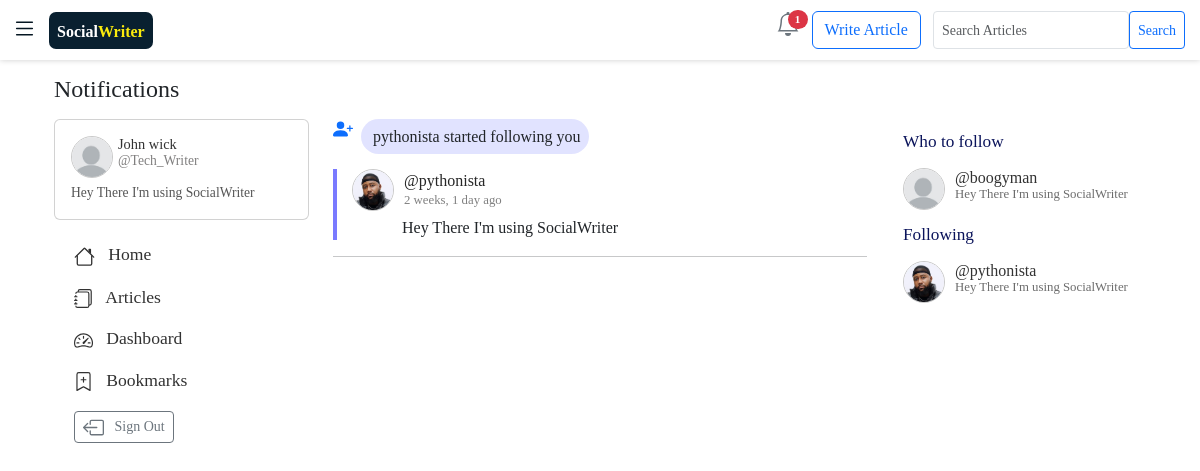
Page /notifications/ (signed in) on the earlier database version.
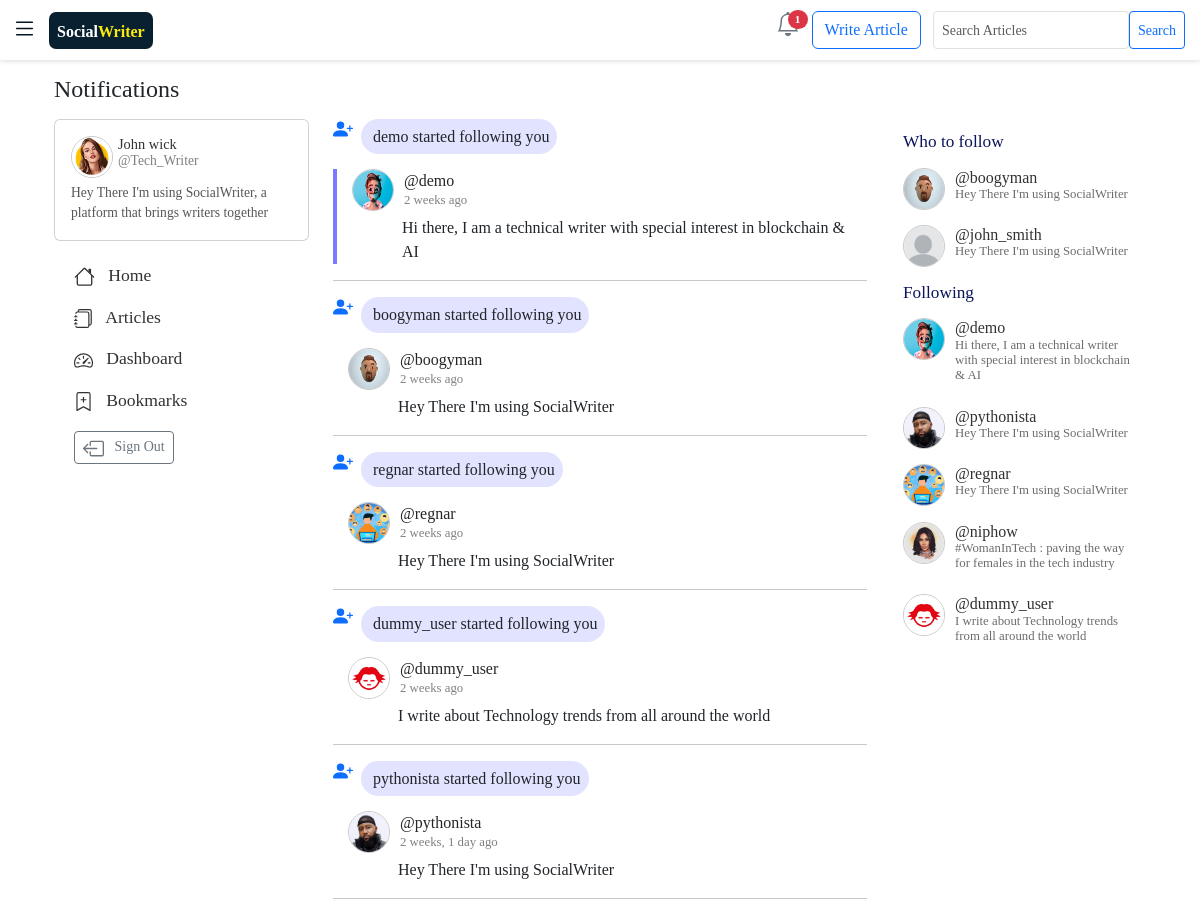
Same page on the later database version.
### users/models.py (models this page shows, shortened)
class Profile(models.Model):
    name = models.OneToOneField(User, on_delete=models.CASCADE ,default=1 ) # this has the username inside
    bio = models.CharField(max_length=150,blank=True, default="Hey There I'm using SocialWriter ")
    avatar = models.ImageField(null=True, upload_to="blogyapp/images/profiles_img", default="default.jpg")
    following = models.ManyToManyField(User,related_name="following", blank=True)
    followers = models.IntegerField(default=0)
    date_created = models.DateTimeField(auto_now=True)
    liked_articles = models.ManyToManyField("blogyapp.Entry",related_name="liked_articles", blank=True)
    bookmarked_articles = models.ManyToManyField("blogyapp.Entry",related_name="bookmarked_articles", blank=True)
    twitter_link = models.URLField(blank=True, null=True)
    linkedin_link = models.URLField(blank=True, null=True)
    personal_link = models.URLField(blank=True, null=True)
    class Meta:
        ordering = ["-date_created"]

### blogyapp/models.py (models this page shows, shortened)
class Notification(models.Model):
     profile = models.ForeignKey(Profile,on_delete=models.CASCADE,null=True,blank=True)
     reactor_profile = models.ForeignKey(Profile,on_delete=models.CASCADE, null=True,blank=True,related_name="reactor_profile" )
     entry = models.ForeignKey(Entry, on_delete=models.CASCADE ,null=True,blank=True)
     message = models.TextField()
     date_created = models.DateTimeField(auto_now_add=True,null=True,blank=True)
     type = models.CharField(max_length=50 , default="like")
     notification_viewed = models.BooleanField(default=False)

### blogyapp/views.py (the view)
# urls.py: path("notifications/", views.notifications , name = "notifications" ),
@login_required
def notifications(request):
    my_profile =Profile.objects.get(name =request.user)
    notifications = Notification.objects.filter( Q(entry__profile__name = request.user) | Q(profile__name = request.user) ).order_by("-date_created")
    followings = my_profile.following.all()
    my_guys = Profile.objects.filter(name__in = followings).exclude(Q(name=my_profile.name))[:6]
    other_users = Profile.objects.exclude(name__in =followings).exclude(Q(name=my_profile.name))[:6]
    context = {
                "followings":followings,
                "my_guys":my_guys ,
                "other_users":other_users ,
                "my_profile":my_profile,
                "notifications":notifications ,
                }
    return render (request , "blogyapp/notifications.html", context)

### blogyapp/context_processors.py (called while the page is built)
def process_notifications(request):
    try:
        notifications_url = request.META["HTTP_REFERER"]
        notifications = Notification.objects.filter( Q(entry__profile__name = request.user) | Q(profile__name = request.user) )
        if notifications_url == "http://127.0.0.1:8000/notifications/" or notifications_url == "http://socialwriter.pythonanywhere.com/notifications/" or notifications_url == "https://socialwriter.pythonanywhere.com/notifications/":
            for i in notifications:
                if i.notification_viewed == False:
                    i.notification_viewed = True
                    i.save(update_fields=["notification_viewed"])
                    i.save()
        return {}
    except:
        return {}

### blogyapp/templates/blogyapp/notifications.html (shortened to what the changed rows need)
{% extends 'blogyapp/base.html' %}
  {% load bootstrap5 %}
  {% load static %}
  {% load read-time %}
{% block content %}
<div class="container-fluid" style="width: 93%;">
    <div class="row">
      <div class="col-md-3 d-none d-md-block ">
        <div class="card card-body">
            <div class="d-flex " style="margin-bottom: 5px;">
              <img class="avatar-home" src="{{my_profile.avatar.url}}">
              <span style="font-size: 0.9rem;font-weight: 600;margin-left: 5px;">
                <a href="{% url 'blogyapp:profile_detail' my_profile.id %}">
                  <h6 style="margin-bottom: 0cm;margin-top: 0cm;font-size: 0.9rem;" >{{my_profile.name.get_full_name}}</h6>
                  <h6 style="margin-bottom: 0cm;margin-top: 0cm;font-size: 0.85rem;color: rgb(128, 127, 127);"> @{{my_profile.name}} </h6>
                </a>
              </span>
          </div>
          <div class="" style="width: 100%;font-size:0.85rem;margin:0cm">
              <p style="margin: 0cm;color: rgb(86, 86, 86);">{{my_profile.bio}}</p>
          </div>
        </div>
        <br>
      </div>
    <div  class="col-md-6"  >
            {% for i in notifications  %}
              {% if   i.type == "follow"  %}
              <div style="margin-bottom:15px ;">
                <div class="d-flex">
                  <span class="rounded-pill" style="background-color: #0314ff1e;padding-left: 4px;">
                    <h6 style="margin: 8px;">
                      {{i.message}}
                    </h6>
                  </span>
                </div>
              </div>
            {% endif %}
              {% if i.notification_viewed == False %}
              <div style="border-left: 4px rgb(122, 122, 255) solid;">
                {% else %}
              <div>
                {% endif %}
                <div style="margin-left: 15px;">
                  <a class="d-flex"  style="text-decoration: none;" href="{% url 'blogyapp:profile_detail' i.reactor_profile.id %}">
                    <img class="avatar-home" src="{{i.reactor_profile.avatar.url}}">
                     <span style="color: rgb(38, 38, 38);margin-left: 10px;">
                        @{{i.reactor_profile.name}}
                        <h6 style="color: gray;font-size: 0.8rem;"> {{i.date_created|timesince}} ago </h6>
                       </span>
                  </a>
                  <div style="margin-left: 50px;margin-right: 10px" >
                    {% if i.type != "follow" %}
                    <a href="{% url 'blogyapp:read' i.entry.id %}" style="font-size: 0.9rem;color:rgb(104, 104, 104)">
                      {{i.entry.entry_title}}
                    </a>
                    {% else %}
                    <p>
                     {{ i.reactor_profile.bio}}
                    </p>
                    {% endif %}
                  </div>
                </div>
              </div>
                <hr>
            {% endfor %}
          </div>
      <div class="col-md-3 d-none d-md-block">
        <div class="container-fluid">
        {% for i in other_users %}
        <div class="d-flex" style="margin-bottom: 15px;">
          <img class="avatar-home" src="{{i.avatar.url}}">
          <div style="font-size: 0.9rem;font-weight: 700;margin-left: 10px;">
            <a style="text-decoration: none;" href="{% url 'blogyapp:profile_detail' i.id %}"> <h6 style="margin-bottom: 0cm;"> @{{i.name}}   </h6>  </a>
           <h6 style="margin-top:0cm;font-weight: 400;font-size: 0.80rem;color: rgb(108, 108, 108);">  {{i.bio|truncatechars:80}} </h6>
          </div>
        </div>
        {% empty %}
        <center>
          <br>
            <img style="width: 45%;" class="img-fluid" src="{% static 'blogyapp/images/undraw_no_data_re_kwbl.svg' %}" alt="">
        </center>
        {% endfor %}
        {% for i in my_guys %}
        <div class="d-flex" style="margin-bottom: 15px;">
          <img class="avatar-home" src="{{i.avatar.url}}">
          <div style="font-size: 0.9rem;font-weight: 600;margin-left: 10px;">
            <a style="text-decoration: none;" href="{% url 'blogyapp:profile_detail' i.id %}"> <h6 style="margin-bottom: 0cm;"> @{{i.name}}   </h6>  </a>
           <h6 style="margin-top:0cm;font-weight: 400;font-size: 0.80rem;color: rgb(108, 108, 108);">  {{i.bio|truncatechars:80}} </h6>
          </div>
        </div>
        {% empty %}
        <center>
          <br>
            <img style="width: 45%;" class="img-fluid" src="{% static 'blogyapp/images/undraw_no_data_re_kwbl.svg' %}" alt="">
            <h6 style="color:#454545;font-weight: 700;font-size: 1.1rem;"> You are not following anyone </h6>
        </center>
        {% endfor %}
      </div>
    </div>
  </div>
</div>
{% endblock content %}

Differences in the rows shown:
changed Profile "John wick": avatar: picture added in place of a placeholder; bio "Hey There I'm using SocialWriter" → "Hey There I'm using SocialWriter, a platform that brings writers together"
added Notification: message "demo started following you", reactor_profile.avatar (picture), reactor_profile.name "demo", date_created "2 weeks", reactor_profile.bio "Hi there, I am a technical writer with special interest in blockchain & AI"
added Notification: message "boogyman started following you", reactor_profile.avatar (picture), reactor_profile.name "boogyman", date_created "2 weeks", reactor_profile.bio "Hey There I'm using SocialWriter"
added Notification: message "regnar started following you", reactor_profile.avatar (picture), reactor_profile.name "regnar", date_created "2 weeks", reactor_profile.bio "Hey There I'm using SocialWriter"
added Notification: message "dummy_user started following you", reactor_profile.avatar (picture), reactor_profile.name "dummy_user", date_created "2 weeks", reactor_profile.bio "I write about Technology trends from all around the world"
changed Notification "pythonista started following you": notification_viewed False → True (drawn)
changed Profile "boogyman": avatar: picture added in place of a placeholder
added Profile: avatar (placeholder picture), name "john_smith", bio "Hey There I'm using SocialWriter", shown under "Who to follow"
added Profile: avatar (picture), name "demo", bio "Hi there, I am a technical writer with special interest in blockchain & AI", shown under "Following"
added Profile: avatar (picture), name "regnar", bio "Hey There I'm using SocialWriter", shown under "Following"
added Profile: avatar (picture), name "niphow", bio "#WomanInTech : paving the way for females in the tech industry", shown under "Following"
added Profile: avatar (picture), name "dummy_user", bio "I write about Technology trends from all around the world", shown under "Following"
